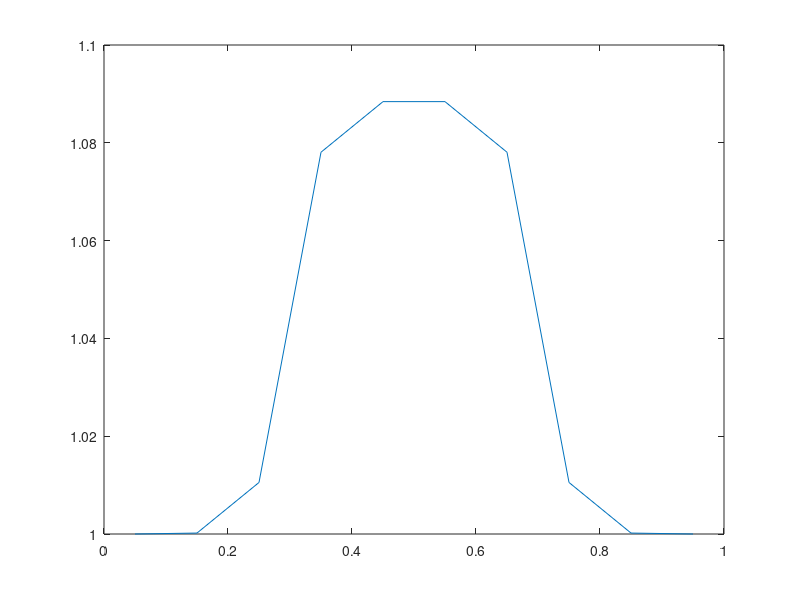

Here is the MATLAB script that generated this plot:
%% advect linearization
clear all;
clc;
close all;
addpath(['/Users/kevin/SkyDrive/KTH Work/LaTeX Reports',...
    '/HW4-High Resolution shock-capturing methods/matlabfiles/']);

%% Parameters
N = 10;
L = 1.;
dx = L/N; % Grid spacing
H = 1;
g = 9.8;
c = g*sqrt(H); % Wave speed
tau = .5*dx/g; % Time Step
coeff = -c*tau/(2*dx);
nStep = 2*L/(c*tau);
nCells = 1:N;
ghostCellOneSide = 2;
cellsPlusGhost = 1:(N+2*ghostCellOneSide);
%% Boundary Conditions
w = 0.1*L; % Width
x = (nCells-1/2)*dx; % Grid points
a = 1/5*H;
h = H + a*exp(-(x-L/2).^2/(w^2));
h = padarray(h',ghostCellOneSide)';
% Boundary Conditions
m = g*sqrt(h)*0;
%% BC
% needs to be changed if ghostCellOneSide is changed
h(1) = h(4);
h(2) = h(3);
m(1) = m(4)*(-1);
m(2) = m(3)*(-1);
h(N+4) = h(N+1);
h(N+3) = h(N+2);
m(N+4) = m(N+1)*(-1);
m(N+3) = m(N+2)*(-1);
%%
iWithGhost = ((1+ghostCellOneSide):(N+ghostCellOneSide));
ip = iWithGhost+1;
im = iWithGhost-1;
%% Record the initial state
hplot(:,1) = h(:);
mplot(:,1) = m(:);
flux = (1/2*g*h.^2 + (m.^2)./h);
%% Loo
for iStep=1:(round(nStep))
    hOld=h;
    mOld=m;
    flux = (1/2*g*hOld.^2 + (mOld.^2)./hOld);
    h(3:(N+2)) = .5*(hOld(ip)+hOld(im)) + coeff*(mOld(ip)-mOld(iWithGhost));
    m(3:(N+2)) = .5*(mOld(ip)+mOld(im)) + coeff*(flux(ip)-flux(iWithGhost));
    h(1) = h(4);
    h(2) = h(3);
    m(1) = m(4)*(-1);
    m(2) = m(3)*(-1);
    h(N+4) = h(N+1);
    h(N+3) = h(N+2);
    m(N+4) = m(N+1)*(-1);
    m(N+3) = m(N+2)*(-1);
    hplot(:,iStep) = h(:);
    mplot(:,iStep) = m(:);
end

%% Plot
% figure(1); clf;
% plot(x,hplot(3:(N+2),1),'-',x,h,'--');
% legend('t=0  ','t=1');
% xlabel('x');  ylabel('h(x,t)');
% title(sprintf('$h(x,t)$ $\\Delta t=$%0.2g,',...
%     ' $\\epsilon =$ %g',tau,a),...
%     'Interpreter','latex')
%% h plot1
figure(2)
for ip = 1:2:nStep
    clf;
    plot(x,hplot((3:(N+2)),1))
    hold on;
    plot(x,hplot((3:(N+2)),ip),'-');
    pause(.1)
end
%% m plot
% figure(3)
% for ip = 1:8:nStep
%     clf;
%     plot(x,mplot(:,1))
%     hold on;
%     plot(x,mplot(:,ip),'-');
%     pause(.01)
% end
%%
printYesNo = 0;
if printYesNo == 1
    saveFigurePath = ['/Users/kevin/SkyDrive/KTH Work/'...
        'LaTeX Reports/HW4-High Resolution shock-capturing'...
        'methods/Figures/'];
    set(figure(1), 'PaperPositionMode', 'auto');
    print('-depsc2', [saveFigurePath ...
        sprintf('plot1%g',floor(tau^-1))]);
end
